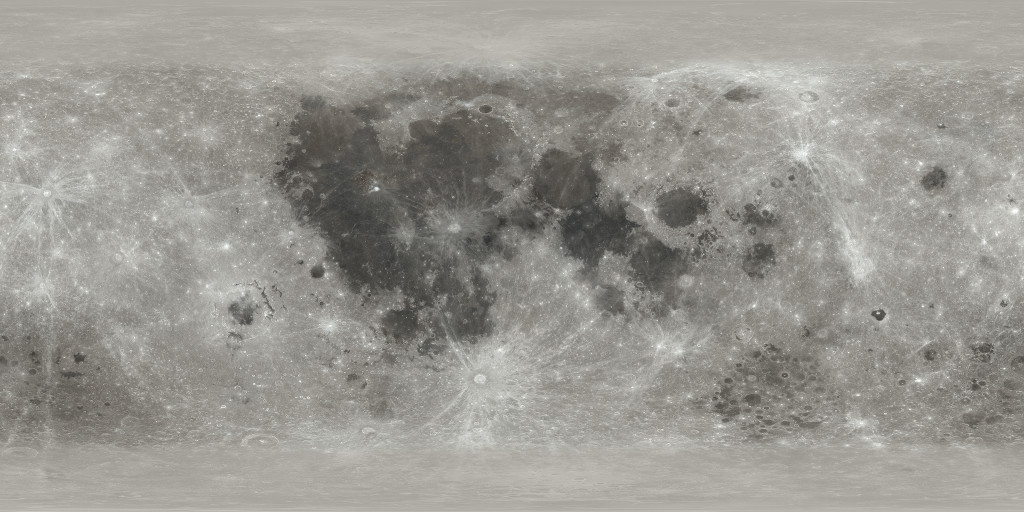
#> input picture tools/moon/lroc_color_poles_1k.jpg, 1024 x 512 px
$ python gen_moon426.py
#> lines starting #> are read from the running program, lines starting #| are printed output that depends on the picture
#!/usr/bin/env python3
"""Generate the 4.26in layout's moon (renderer426.cpp): NASA's LRO colour map
of the moon (tools/moon/lroc_color_poles_1k.jpg, public domain,
svs.gsfc.nasa.gov/4720) wrapped on the near side of a sphere, as its
brightness, one byte a pixel:

  assets426/moon426.h    MOON426_PX x MOON426_PX, 0 darkest sea .. 255 brightest

The phase is not in the picture: the firmware lights the sphere for the
moment it draws and error-diffuses the result into the panel's greys, so
the moon follows the sky at any phase. The brightness is scaled as for the
1600x1200 layout's moon (tools/gen_assets709.py), so the two look alike.

Usage: python tools/gen_moon426.py      (needs pillow and numpy)
"""
import math
import os

import numpy as np
from PIL import Image

HERE = os.path.dirname(os.path.abspath(__file__))
OUT = os.path.join(HERE, "..", "platformio", "lib", "esp32-weather-epd-assets", "assets426")
PX = 84
SS = 4


def albedo(size, ss=SS):
#> called with size = 84, ss = 4
    src = np.asarray(Image.open(os.path.join(HERE, "moon", "lroc_color_poles_1k.jpg")).convert("L"),
                     dtype=np.float32) / 255.0
    hm, wm = src.shape
#> hm = 512; wm = 1024
    near = src[hm // 8:hm - hm // 8, wm // 4:wm - wm // 4]
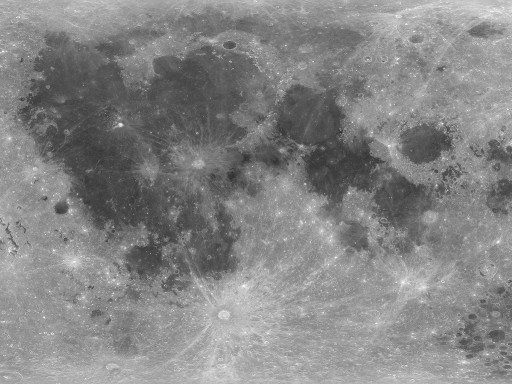
#> near: shape (384, 512) float32; min 0.18, max 1, mean 0.522
    lo, hi = np.percentile(near, 2), np.percentile(near, 80)
#> lo = 0.271; hi = 0.635
    n = size * ss
    ys, xs = np.mgrid[0:n, 0:n]
    x = (xs + 0.5) / n * 2 - 1
    y = (ys + 0.5) / n * 2 - 1
    z = np.sqrt(np.clip(1 - x * x - y * y, 0, 1))
    lat = np.arcsin(np.clip(-y, -1, 1))
    lon = np.arctan2(x, z)
    u = ((lon / (2 * math.pi) + 0.5) * wm).astype(int) % wm
    v = np.clip(((0.5 - lat / math.pi) * hm).astype(int), 0, hm - 1)
    a = np.clip((src[v, u] - lo) / (hi - lo), 0, 1) ** 0.85
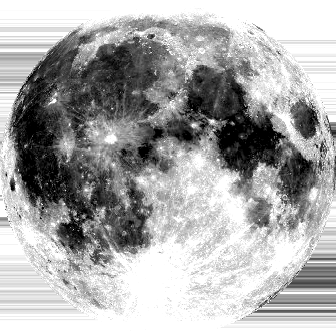
#> a: shape (336, 336) float32; min 0, max 1, mean 0.669
    im = Image.fromarray((a * 255).astype(np.uint8), "L").resize((size, size), Image.LANCZOS)
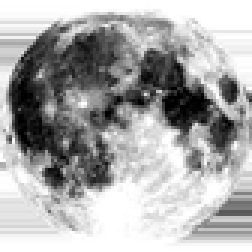
#> im: PIL image 84x84 L (shown 3 times larger); min 0, max 255, mean 170.2
    return np.asarray(im)


def main():
    a = albedo(PX)
    os.makedirs(OUT, exist_ok=True)
    path = os.path.join(OUT, "moon426.h")
    with open(path, "w", encoding="utf-8", newline="\n") as f:
        f.write("// GENERATED by tools/gen_moon426.py from NASA's LRO map of the moon (public\n"
                "// domain, svs.gsfc.nasa.gov/4720) -- do not edit by hand.\n"
                "// The near side's brightness, %d x %d, row-major, one byte a pixel: 0 the\n"
                "// darkest sea .. 255 the brightest highland. Lit for the phase on the device.\n"
                "#ifndef __MOON426_H__\n#define __MOON426_H__\n\n#include <Arduino.h>\n\n"
                "#define MOON426_PX %d\n\n" % (PX, PX, PX))
        f.write("static const uint8_t MOON426_ALBEDO[%d] PROGMEM = {\n" % (PX * PX))
        flat = a.reshape(-1)
#> flat = 7056 values, max 255 at index 0, min 0 at index 2275, mean 170.2
        for i in range(0, len(flat), 20):
            f.write("  " + ",".join("%d" % b for b in flat[i:i + 20]) + ",\n")
#> this loop made 353 passes
#> i on passes 2 to 4: 20, 40, 60
        f.write("};\n\n#endif\n")
    print("wrote %s, %d bytes" % (os.path.relpath(path), PX * PX))


if __name__ == "__main__":
    main()
